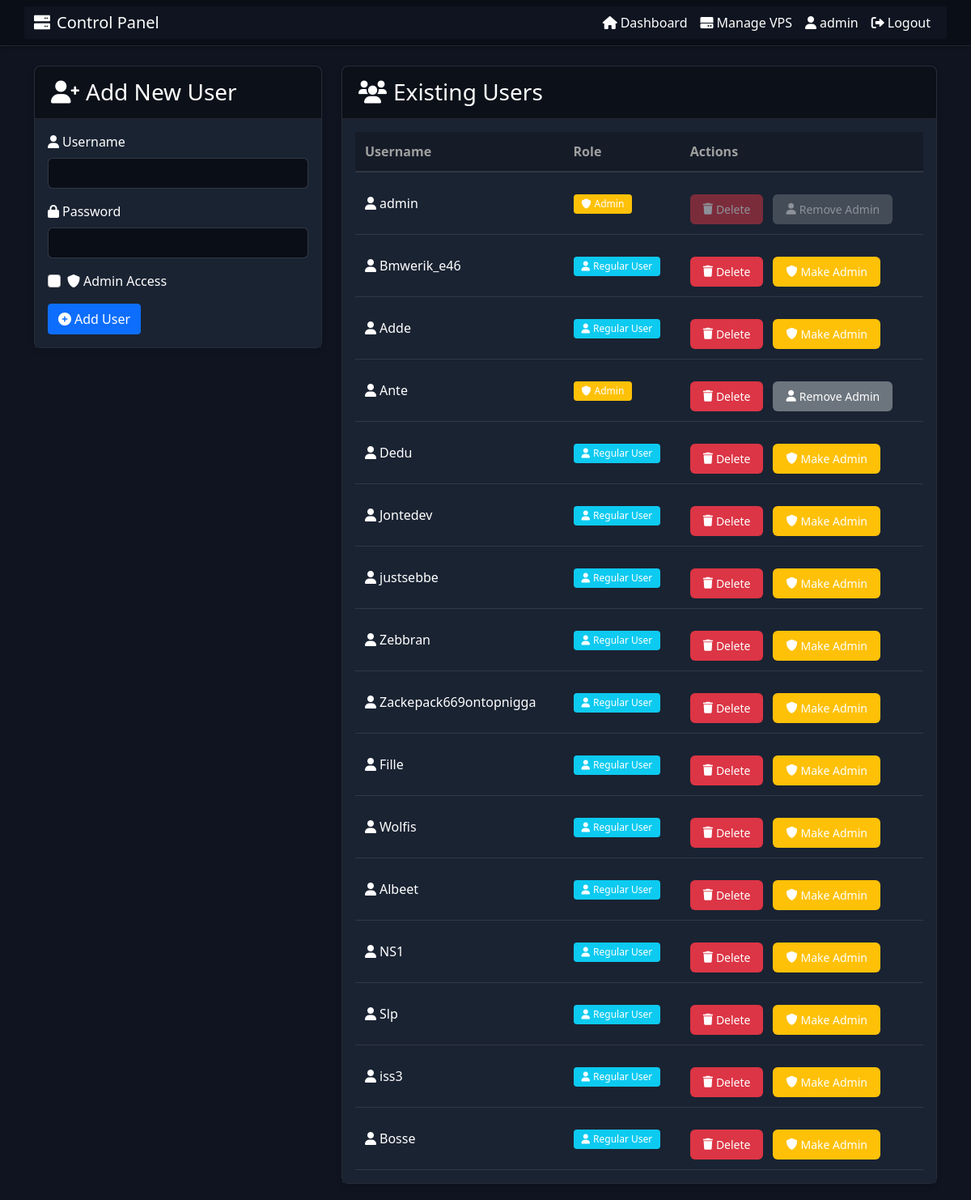
Before: /manage-users (signed in) with the older database file.
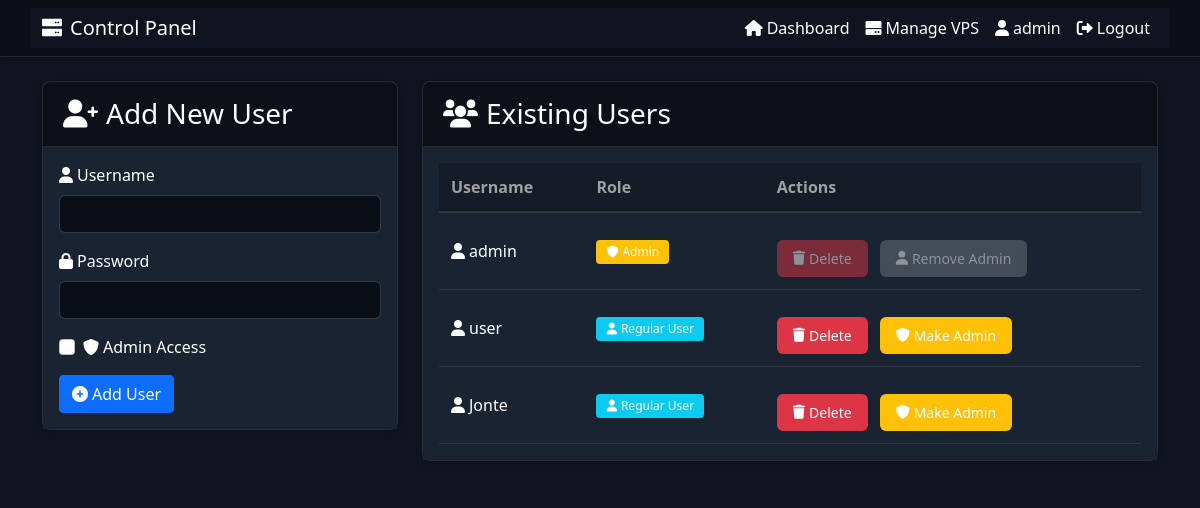
After: the same page with the newer database file.
### app.py (models this page shows, shortened)
class User(UserMixin, db.Model):
    id = db.Column(db.Integer, primary_key=True)
    username = db.Column(db.String(80), unique=True, nullable=False)
    password_hash = db.Column(db.String(120), nullable=False)
    is_admin = db.Column(db.Boolean, default=False)
    vps_list = db.relationship('VPS', backref='owner', lazy=True)

### app.py (the view)
@app.route('/manage-users')
@login_required
@admin_required
def manage_users():
    users = User.query.all()
    return render_template('manage_users.html', users=users)

### app.py (called while the page is built)
@login_manager.user_loader
def load_user(user_id):
    return User.query.get(int(user_id))

def admin_required(f):
    @wraps(f)
    def decorated_function(*args, **kwargs):
        if not current_user.is_authenticated or not current_user.is_admin:
            flash('You need admin privileges to access this page.')
            return redirect(url_for('dashboard'))
        return f(*args, **kwargs)
    return decorated_function

### templates/manage_users.html (shortened to what the changed rows need)
<!DOCTYPE html>
<html>
<head>
    <link href="https://cdn.jsdelivr.net/npm/bootstrap@5.1.3/dist/css/bootstrap.min.css" rel="stylesheet">
    <link href="{{ url_for('static', filename='css/style.css') }}" rel="stylesheet">
    <link href="https://cdnjs.cloudflare.com/ajax/libs/font-awesome/6.0.0/css/all.min.css" rel="stylesheet">
</head>
<body>
    <nav class="navbar navbar-expand-lg">
        <div class="container">
            <div class="navbar-nav ms-auto">
                <a class="nav-link" href="{{ url_for('dashboard') }}">
                    <i class="fas fa-home me-1"></i>Dashboard
                </a>
                <a class="nav-link" href="{{ url_for('manage_vps') }}">
                    <i class="fas fa-hdd me-1"></i>Manage VPS
                </a>
                <span class="nav-item nav-link">
                    <i class="fas fa-user me-1"></i>{{ current_user.username }}
                </span>
                <a class="nav-link" href="{{ url_for('logout') }}">
                    <i class="fas fa-sign-out-alt me-1"></i>Logout
                </a>
            </div>
        </div>
    </nav>
    <div class="container mt-4">
        <div class="row">
            <div class="col-md-8">
                <div class="card">
                    <div class="card-body">
                        <div class="table-responsive">
                            <table class="table">
                                <thead>
                                    <tr>
                                        <th>Username</th>
                                        <th>Role</th>
                                        <th>Actions</th>
                                    </tr>
                                </thead>
                                <tbody>
                                    {% for user in users %}
                                    <tr>
                                        <td>
                                            <i class="fas fa-user me-1"></i>{{ user.username }}
                                        </td>
                                        <td>
                                            <span class="badge {% if user.is_admin %}bg-warning{% else %}bg-info{% endif %}">
                                                {% if user.is_admin %}
                                                    <i class="fas fa-shield-alt me-1"></i>Admin
                                                {% else %}
                                                    <i class="fas fa-user me-1"></i>Regular User
                                                {% endif %}
                                            </span>
                                        </td>
                                        <td>
                                            <div class="btn-group">
                                                <form method="POST" action="{{ url_for('delete_user', user_id=user.id) }}" class="d-inline">
                                                    <button type="submit" class="btn btn-danger btn-sm" {% if user.username == current_user.username %}disabled{% endif %}>
                                                        <i class="fas fa-trash me-1"></i>Delete
                                                    </button>
                                                </form>
                                                {% if not user.is_admin %}
                                                <form method="POST" action="{{ url_for('toggle_admin', user_id=user.id) }}" class="d-inline ms-1">
                                                    <button type="submit" class="btn btn-warning btn-sm">
                                                        <i class="fas fa-shield-alt me-1"></i>Make Admin
                                                    </button>
                                                </form>
                                                {% else %}
                                                <form method="POST" action="{{ url_for('toggle_admin', user_id=user.id) }}" class="d-inline ms-1">
                                                    <button type="submit" class="btn btn-secondary btn-sm" {% if user.username == current_user.username %}disabled{% endif %}>
                                                        <i class="fas fa-user me-1"></i>Remove Admin
                                                    </button>
                                                </form>
                                                {% endif %}
                                            </div>
                                        </td>
                                    </tr>
                                    {% endfor %}
                                </tbody>
                            </table>
                        </div>
                    </div>
                </div>
            </div>
        </div>
    </div>
</body>
</html>

Changed rows visible on the page:
removed User: username "Bmwerik_e46", is_admin False (drawn)
removed User: username "Adde", is_admin False (drawn)
removed User: username "Ante", is_admin True (drawn)
removed User: username "Dedu", is_admin False (drawn)
removed User: username "Jontedev", is_admin False (drawn)
removed User: username "justsebbe", is_admin False (drawn)
removed User: username "Zebbran", is_admin False (drawn)
removed User: username "Zackepack669ontopnigga", is_admin False (drawn)
removed User: username "Fille", is_admin False (drawn)
removed User: username "Wolfis", is_admin False (drawn)
removed User: username "Albeet", is_admin False (drawn)
removed User: username "NS1", is_admin False (drawn)
removed User: username "Slp", is_admin False (drawn)
removed User: username "iss3", is_admin False (drawn)
removed User: username "Bosse", is_admin False (drawn)
added User: username "user", is_admin False (drawn)
added User: username "Jonte", is_admin False (drawn)
